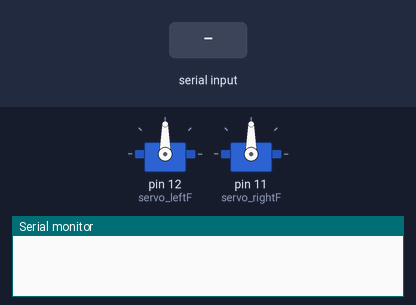
A sketch run on a simulated Arduino Uno, built with avr-gcc and run on an emulated ATmega328P. Parts: 2 × servo, the last lines printed to the serial monitor. Inputs (shaded band) come from the test bench.

Above: at 1.2 s.
1.3 s: "w\n" received over the second serial link
At 2.0 s:
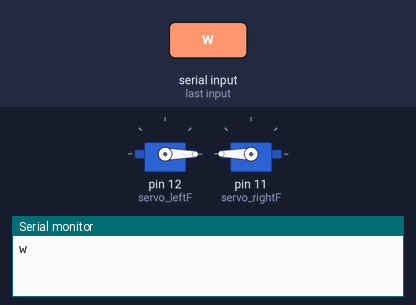
2.8 s: "s\n" received over the second serial link
At 3.3 s:
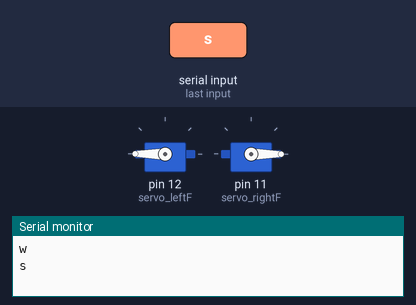
4.3 s: "a\n" received over the second serial link
At 5.4 s:
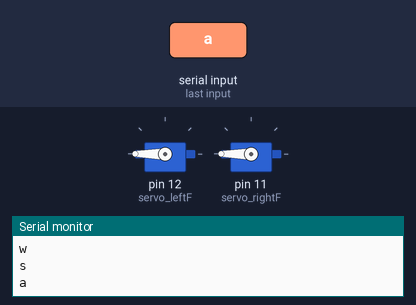
5.8 s: "d\n" received over the second serial link
At 6.7 s:
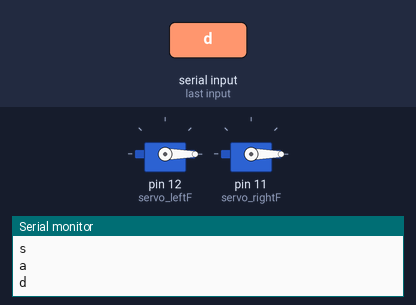
Timing chart, 0 to 8.3 s (numbered marks = the images above; inputs shaded):
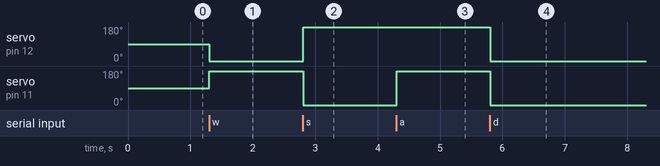

Measured:
- after the input at 1.3 s, servo on pin 12 (servo_leftF): 90° → 0° at once; servo on pin 11 (servo_rightF): 90° → 180° at once
- after the input at 2.8 s, servo on pin 12 (servo_leftF): 0° → 180° at once; servo on pin 11 (servo_rightF): 180° → 0° at once
- after the input at 4.3 s, servo on pin 11 (servo_rightF): 0° → 180° at once
- after the input at 5.8 s, servo on pin 12 (servo_leftF), servo on pin 11 (servo_rightF): 180° → 0° at once

The sketch:

test_code.ino
```cpp
// #include <Servo.h>

// Servo servo_leftB;
// Servo servo_leftF;
// Servo servo_rightB;
// Servo servo_rightF;
// Servo servo_grabR;
// Servo servo_grabL;

// void setup() {
//     servo_leftB.attach(13);
//     servo_leftF.attach(12);
//     servo_rightF.attach(11);
//     servo_rightB.attach(10);
//     servo_grabL.attach(9);
//     servo_grabR.attach(8);
// }

// void wheelsOut() {
//     servo_grabR.write(0); //0 is out
//     servo_grabL.write(180); //180 is out
// }

// void wheelsIn() {
//     servo_grabR.write(180); //180 is in
//     servo_grabL.write(0); //0 is in
// }

// void wheelsStop() {
//     servo_grabR.write(90); //90 is stop
//     servo_grabL.write(90); //90 is stop
// }

// void loop() {
//     servo_leftB.write(0); //forward is 0
//     servo_leftF.write(0); //forward is 0
//     servo_rightB.write(180); //forward is 180
//     servo_rightF.write(180); //forward is 180
//     //wheelsOut();
//     //delay(1000);
//     //wheelsStop();
//     //delay(1000);
//     //wheelsIn();
//     //delay(1000);
//     //wheelsStop();
//     //delay(1000);
// }
```

Blinker.cpp
```cpp
#include "Blinker.h"

/*
* Intervals to wait between light and dark states
* declared static so that they use memory only once, even if multiple Blinker objects are created
*/
static const int LONG_BLINK = 2000;
static const int SHORT_BLINK = 1000;
static const int VERY_SHORT_BLINK = 250;
static const int VERY_VERY_SHORT_BLINK = 125;
// A look up table to convert between public speed constants and Speed_t namees
static const int blink_rate_table[Blinker::SPEED_ARRAY_SIZE] = {LONG_BLINK, SHORT_BLINK, VERY_SHORT_BLINK, VERY_VERY_SHORT_BLINK};


Blinker::Blinker(int LED_pin) {
    LED_pin_number = LED_pin;
}

Blinker::~Blinker() {
    LED_pin_number = 0;
}

/*
 * Call this from arduino "setup()"
 */
void Blinker::init() {
    pinMode(LED_pin_number, OUTPUT);
    enableLED();
}

/*
 * Calls this from arduino "loop()"
 * if this isn't called the LED won't blink.
 * But you can still turn it on and off
 */
void Blinker::service(Blinker::Speed_t blinkRate) {

    long current_time = millis();

    if (current_time - state_start_time > blink_rate_table[blinkRate]) {
        //toggle LED - built in LED is on an inverted signal
        if (lightOn) {
            disableLED();
        } else {
            enableLED();
        }
        state_start_time = millis();
    }
}

/*
 * Utility function to turn an LED on.
 * NOTE: The internal LED is on an inverted signal, so we have to
 * treat it differently compared to an LED plugged into a DIO pin
 * (dont forget a current limiting resistor)
 */
void Blinker::enableLED() {
    if (LED_pin_number == LED_BUILTIN) {
        digitalWrite(LED_BUILTIN, LOW);
    } else {
        digitalWrite(LED_BUILTIN, HIGH);
    }
    lightOn = true;
}

/*
 * Utility function to turn an LED on.
 * NOTE: The internal LED is on an inverted signal, so we have to
 * treat it differently compared to an LED plugged into a DIO pin
 * (dont forget a current limiting resistor)
 */
void Blinker::disableLED() {
    if (LED_pin_number == LED_BUILTIN) {
        digitalWrite(LED_BUILTIN, HIGH);
    } else {
        digitalWrite(LED_BUILTIN, LOW);
    }
    lightOn = false;
}

bool Blinker::isIlluminated() {
    return (lightOn);
}
```

Blinker.h
```cpp
#ifndef BLINKER_H_INCLUDED
#define BLINKER_H_INCLUDED

#include <Arduino.h>
#include <time.h>

class Blinker {
    public:
        /*
         * This names a set of "speeds" that we can ask the Blinker object to blink at.
         * These speeds are just "names" of speeds. The actual rates are in the
         * Blinker.cpp file.
         */
        enum Speed_t {SLOW, FAST, HYPER, SUPERHYPER, SPEED_ARRAY_SIZE};

        /*
         * This is a constructor. It is the function for making a new
         * Blinker object. It requires that you give it a pin LED_pin_number
         * or it will default to the builtin LED. You can also explicitly
         * give it the number for the builtin LED
         */
        Blinker(int LED_pin = LED_BUILTIN);

        /*
         * a c++ destructor. you will never call this. the compiler takes care
         * of that for you, when it needs to happen, assuming you do other things
         * correctly.
         */
        virtual ~Blinker();

        /*
         * Call this from arduino "setup()" to so the Blinker can set the pins up
         * at the right time.
         */
        virtual void init();

        /*
         * Calls this from arduino "loop()"
         * If you don't call this function regularly, then the LED won't blink.
         * You'll still be able to call enableLED() and disableLED(), but you'll
         * have to track when they come on and off.
         */
        virtual void service(Speed_t blinkRate);

        /*
         * turn LED on
         */
        void enableLED();

        /*
         * turn LED off
         */
        void disableLED();

        /*
         * find out the state of the LED
         */
        bool isIlluminated();

    private:
        int LED_pin_number;
        bool lightOn = false;
        long state_start_time = 0;
};

#endif // BLINKER_H_INCLUDED
```

ServoDriveTrain.cpp
```cpp
#include "ServoDriveTrain.h"

#include <math.h>

/*
 * Name the servo speeds for full speed forward and REVERSE
 * Remember that the Left servo is reversed because it mounted
 * mirror image to the right servo, so needs to spin in the opposite
 * direction for the same effect. It might be smarter to wrap the
 * servos in a "motor" class that has an "invert()" function,
 * but this will do for now. Just allways use a constant ending
 * in "_R" for the right servo and one ending in "_L" for the left
 * servo.
 */
// right servo:
#define SERVO_FWD_R 180
#define SERVO_REV_R 0
// left servo:
#define SERVO_FWD_L 0
#define SERVO_REV_L 180
// they  both "stop" in the same direction. :-)
#define SERVO_STOP 90


/*
 * Constructor to create a new drivetrain object
 * leftPin - the index of the DIO pin delivering PWM signal to the left servo
 * rightPin - the index of the DIO pin delivering PWM signal to the right servo
 */
ServoDriveTrain::ServoDriveTrain(int leftPin, int rightPin) {
    left_motor_pin = leftPin;
    right_motor_pin = rightPin;
}

/*
 * A destructor so the compiler has instructions for how to clean up
 * when a ServoDriveTrain object is destroyed. Program should never
 * invoke in directly.
 */
ServoDriveTrain::~ServoDriveTrain() {
    left_motor_pin = 0;
    right_motor_pin = 0;
    current_direction = STOP;
}

/*
 * init()
 * This function should be called from the arduino "setup()" function
 */
void ServoDriveTrain::init() {
    left_motor.attach(left_motor_pin);
    right_motor.attach(right_motor_pin);
    current_direction = STOP;
    service(current_direction);
}

/*
 * service()
 * Call this function to change the state of the servos. Pass in a Direction
 * wayToGo - is the direction you'd like the robot to go, inlcuding "ServoDriveTrain::STOP"
 */
void ServoDriveTrain::service(ServoDriveTrain::Direction wayToGo) {
    switch(wayToGo) {
        case FORWARD:
            left_motor.write(SERVO_FWD_L);
            right_motor.write(SERVO_FWD_R);
            current_direction = wayToGo;
            break;
        case REVERSE:
            left_motor.write(SERVO_REV_L);
            right_motor.write(SERVO_REV_R);
            current_direction = wayToGo;
            break;
        case LEFT:
            left_motor.write(SERVO_REV_L);
            right_motor.write(SERVO_FWD_R);
            current_direction = wayToGo;
            break;
        case RIGHT:
            left_motor.write(SERVO_FWD_L);
            right_motor.write(SERVO_REV_R);
            current_direction = wayToGo;
            break;
        case STOP:
            left_motor.write(SERVO_STOP);
            right_motor.write(SERVO_STOP);
            current_direction = wayToGo;
            break;
    }
}

#define MAX_SPEED_OFFSET 90 // max speed is either 180 or 0 both 90 away from "stop"

int compute_servo_angle(float input) {
    if (fabs(input) > 1) {
        input = (input > 0 ? 1.0 : -1.0);
    }
    /* how to think about this
     * the input is a number between -1.0 and 1.0.
     * i.e. the input is a fraction with an absolute value lower than 1.
     * The offset from 90 (stopped) we need must be some fraction of
     * 90 (since we can only go 90 away from stopped max speeds are 0 and 180).
     * If we multiply a fraction of 1 times 90, we'll get a number between
     * 0 and 90 with a sign that means if we add it to 90, it'll be that much
     * below or above 90, which makes it the number we need.
     */
    int speed = input * MAX_SPEED_OFFSET + SERVO_STOP;
    return (speed);
}

/*
 * setMotorsDirectly is a way to have direct control of each motor's speed
 */
void ServoDriveTrain::setMotorsDirectly(float left_speed, float right_speed) {
    // computer angle value between 0 and 180 for each servo
    /*
     * we invert the left result because we invert the left wheel everywhere
     */
    int left_angle = compute_servo_angle(left_speed);
    left_angle = left_angle * (-1);

    int right_angle = compute_servo_angle(right_speed);

    if (left_speed > right_speed) {
        current_direction = ServoDriveTrain::RIGHT;
    } else if (right_speed > left_speed) {
        current_direction = ServoDriveTrain::LEFT;
    } if (left_speed > 0.0) {
        current_direction = ServoDriveTrain::FORWARD;
    } if (left_speed < 0.0) {
        current_direction = ServoDriveTrain::REVERSE;
    } else {
        current_direction = ServoDriveTrain::STOP;
    }
    left_motor.write(-1 * left_angle);
    right_motor.write(right_angle);
}

ServoDriveTrain::Direction ServoDriveTrain::getCurrentDirection() {
    return (current_direction);
}
```

ServoDriveTrain.h
```cpp
#ifndef SERVO_DRIVE_TRAIN_H_INCLUDED
#define SERVO_DRIVE_TRAIN_H_INCLUDED

#include <Servo.h>


class ServoDriveTrain {
    public:
        /*
        * Define some words for directions, so we don’t have to remember arbitrary
        * numbers
        */
        enum Direction {STOP, FORWARD, REVERSE, RIGHT, LEFT, END_OF_DIRECTIONS};

        /*
         * A function to create a new ServoDriveTrain object. Needs to know
         * which pins the yellow signal wires of the 2 servos are plugged into.
         * This class assumes 2 continuous rotation servos, one on the left
         * and one on the right side of the robot.
         */
        ServoDriveTrain(int leftPin, int rightPin);

        /*
         * A clean up function for when the object is destroyed
         */
        virtual ~ServoDriveTrain();

        /*
         * Call this function from the arduino "setup()" function.
         * This will attach the software to the pins that were
         * specified in the constructor and configure them appropriately
         */
        void init();

        /*
         * Call this anytime your wants to change the state of the
         * motors. Once you call it, the motors (servos) will keep
         * moving (or not moving) in the way you specified until you
         * call it again. Calling it again with the same direction will
         * do no harm, but no need to do so until you want something
         * to change.
         */
        void service(ServoDriveTrain::Direction goThisWay);

        /*
         * This lets you set direction and speed of each wheel directly.
         * You can use this for full tank drive or other purposes.
         * For left_speed and right_speed, the input range is
         * from -1.0 to 1.0.
         *     -1.0 means full speed reverse.
         *      0.0 means STOP
         *      1.0 means full speed forward
         * The code will assume that the same wheel needs to be inverted
         * as is done in with the "service()" method. So
         *    setMotorsDirectly(1.0, 1.0);
         * means full speed forward
         */
        void setMotorsDirectly(float left_speed, float right_speed);

        /*
         * This method/function allows you to find out which way the drivetrain
         * thinks it is currently going. (how was it last set)
         */
        Direction getCurrentDirection();

    private:
        Direction current_direction;
        int right_motor_pin;
        int left_motor_pin;

        Servo left_motor;
        Servo right_motor;

};


#endif // SERVO_DRIVE_TRAIN_H_INCLUDED
```

ds_interface.cpp
```cpp
#include "ds_interface.h"

#define BUFFER_SIZE 10
#define BAUD_RATE 115200
#define SERIAL_TIMEOUT 500

DS_Interface::DS_Interface (int serial_rx, int serial_tx)
    :SoftwareSerial(serial_rx, serial_tx)
{
    /* Our class is a subclass of the SoftwareSerial class.
     * When we invoked the SoftwareSerial constructor after the “:”
     * above, we had done all the work needed. We could do more
     * here but have nothing special to do, so we just have
     * empty curly braces. This isn’t unusual in “ceremonial
     * languages” such as c++ and java. Usually one leaves a comment
     * to show it wasn’t a mistake a la
     * (“This page left blank intentionally”)
     */
}

DS_Interface::~DS_Interface ()
{
    /* It is necessary to define a destructor for the class, so that
     * the code will link correctly. However, at this time, with this
     * definition of the class, there is nothing to “destroy”, so it
     * is just a placeholder function, because in c++ the
     * compiler/linker expect you to define what to do when an object
     * reaches end of life. In this case, we define it as doing
     * “nothing”. But even “nothing” is a definition of the correct
     * action.
     */
}

void DS_Interface::init()
{
    this->begin(BAUD_RATE);
    this->setTimeout(SERIAL_TIMEOUT);
}


char DS_Interface::readInputIfAvailable()
{
  char buffer[BUFFER_SIZE];
  memset(buffer, 0, BUFFER_SIZE);
  if (this->available() > 0) {
    this->readBytesUntil( '\n', buffer, BUFFER_SIZE);
  }
  return buffer[0];
}
```

ds_interface.h
```cpp
#ifndef DS_INTERFACE_H_INCLUDED
#define DS_INTERFACE_H_INCLUDED

#include <SoftwareSerial.h>

/*
 * DS_Interface stands for “Drivers Station Interface”
 * This class allows you to retrieve keystrokes that originate
 * on a python-based keyboard drivers station on a laptop, over
 * wifi, assuming you have a nodeMCU set up properly to be
 * the wifi or “radio link”, and with serial wires and shared ground
 * wire connections to the arduino UNO
 * see: https://docs.google.com/drawings/d/13E9H3TtKm9N3-c0XWWdpt-mgodKqjUlVzRVLXEZ_MkY/edit?usp=sharing
 *  for wiring details.
 */
class DS_Interface : public SoftwareSerial {
    public:
        // Create an instance in the overall scope above
        // your code for Setup() & Loop()
        DS_Interface (int serial_rx, int serial_tx);
        virtual ~DS_Interface ();

        /*
         * init - a class method to call the setup on the pins
         * specified in the constructor call for rx and tx
         * Call this from the Arduino Setup() function.
         */

        void init();

        /*
         * readInputIfAvailable
         *  Each time this is called it gathers 1 ascii keystroke
         *  that was sent from the driver's station
         *  OR
         *  it returns a char == '\0' which means there was no
         *  keystroke available from the driver's station Note:
         * ‘\0’ == 0 so it’s easy to do an “if” on it.
         *  The driver's station only sends when the keyboard
         *  provides a new keystroke
         *  There is no encoding for non-ascii keys such as
         *  “arrow keys” and “F1” keys. Using those won’t work.
         */

        char readInputIfAvailable();
};

#endif // DS_INTERFACE_H_INCLUDED
```

final_code.ino
```cpp
#include <Servo.h>
#include <time.h>
#include "ds_interface.h"
#include "Blinker.h"
#include "ServoDriveTrain.h"

//Servo servo_leftB;
Servo servo_leftF;
//Servo servo_rightB;
Servo servo_rightF;
Servo servo_grabR;
Servo servo_grabL;

#define RX_FROM_NMCU 4
#define TX_TO_NMCU 5

DS_Interface ds(RX_FROM_NMCU, TX_TO_NMCU);

//#define PIN_SERVO_LEFT_BACK 13 //this is strongly recommended

void setup() {
    //servo_leftB.attach(13);
    servo_leftF.attach(12);
    servo_rightF.attach(11);
    //servo_rightB.attach(10);
    //servo_grabL.attach(9);
    //servo_grabR.attach(8);
    ds.init();
    Serial.begin(115200);
}

// void wheelsStop() {
//     servo_grabR.write(90); //0 is out
//     servo_grabL.write(90); //180 is out
// }

// void wheelsOut() {
//     servo_grabR.write(0); //0 is out
//     servo_grabL.write(180); //180 is out
// }

// void wheelsIn() {
//     servo_grabR.write(180); //180 is in
//     servo_grabL.write(0); //0 is in
// }

void driveForward2() {
    //servo_leftB.write(0); //forward is 0
    servo_leftF.write(0); //forward is 0
    //servo_rightB.write(180); //forward is 180
    servo_rightF.write(180); //forward is 180
}

void driveReverse() {
    //servo_leftB.write(180); //forward is 0
    servo_leftF.write(180); //forward is 0
    //servo_rightB.write(0); //forward is 180
    servo_rightF.write(0); //forward is 180
}

void driveLeft() {
    //servo_leftB.write(180); //forward is 0
    servo_leftF.write(180); //forward is 0
    //servo_rightB.write(180); //forward is 180
    servo_rightF.write(180); //forward is 180
}

void driveRight() {
    //servo_leftB.write(0); //forward is 0
    servo_leftF.write(0); //forward is 0
    //servo_rightB.write(0); //forward is 180
    servo_rightF.write(0); //forward is 180
}

void driveStop() {
    //servo_leftB.write(90); //forward is 0
    servo_leftF.write(90); //forward is 0
    //servo_rightB.write(90); //forward is 180
    servo_rightF.write(90); //forward is 180
}

void loop () {
    char stp[2];
    stp[1]=0;
    char input = ds.readInputIfAvailable();
     // decide if this input should trigger a change our recorded
     // state:
     stp[0] = input;
     if (input) {
         Serial.println(stp);
     }
     switch (input) {
         case 'w':
            driveForward2();
            break;
        case 's':
            driveReverse();
            break;
        case 'a':
            driveLeft();
            break;
        case 'd':
            driveRight();
            break;
        case ' ':
            driveStop();
           // wheelsStop();
            break;
        // case 'f':
        //     wheelsIn();
        //     break;
        // case 'g':
        //     wheelsOut();
        //     break;
     }
     delay(10);
}
```

Source omitted: teleop_uno.ino (3443 bytes)
